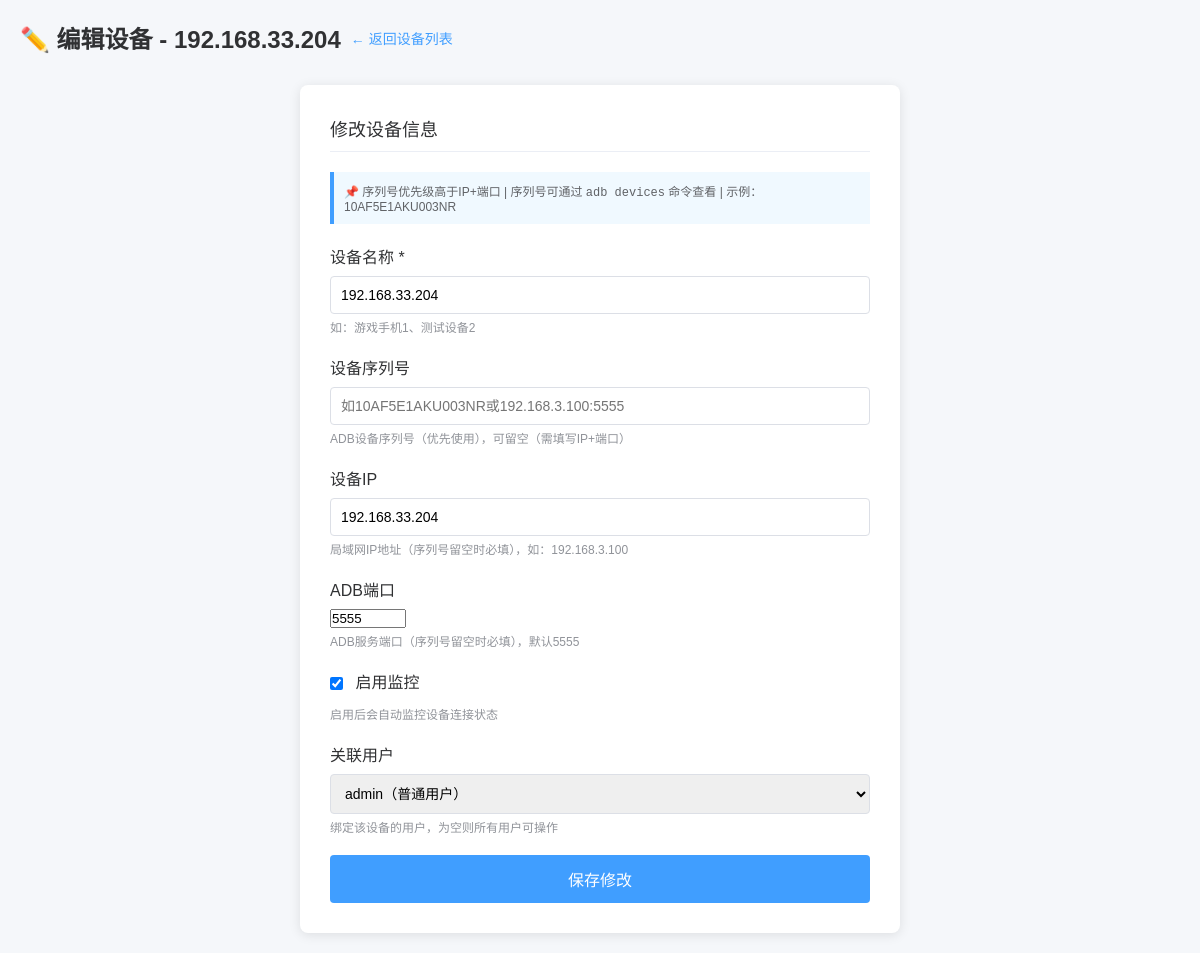
/adb/edit/1/, run on the app's committed database.
### adb_manager/models.py (models this page shows, shortened)
class ADBDevice(BaseModel):
    device_name = models.CharField(
        "设备名称",
        max_length=50,
        help_text="如：游戏手机1"
    )
    device_ip = models.GenericIPAddressField(
        "设备IP",
        blank=True,
        null=True,
        help_text="局域网IP（序列号连接时可不填），如192.168.3.100"
    )
    device_port = models.IntegerField(
        "ADB端口",
        default=5555,
        blank=True,
        null=True,
        help_text="默认5555（序列号连接时可不填）"
    )
    device_serial = models.CharField(
        "设备序列号",
        max_length=100,
        blank=True,
        null=True,
        help_text="ADB设备序列号（优先使用），如10AF5E1AKU003NR或192.168.3.100:5555"
    )
    is_active = models.BooleanField("是否启用监控", default=True)
    user = models.ForeignKey(
        CustomUser,
        on_delete=models.SET_NULL,
        null=True,
        blank=True,
        verbose_name="关联用户",
        help_text="绑定该设备的用户（为空则所有用户可操作）"
    )
    class Meta:
        verbose_name = "ADB设备"
        verbose_name_plural = "ADB设备管理"
        unique_together = ("device_ip", "device_port")

### adb_manager/views.py (the view, shortened to what this page needs)
# urls.py: path("edit/<int:device_id>/", views.EditDeviceView.as_view(), name="edit_device"),
class EditDeviceView(View):
    def get(self, request, device_id):
        device = get_object_or_404(ADBDevice, id=device_id)
        form = ADBDeviceForm(instance=device)
        context = {
            "page_title": f"编辑设备 - {device.device_name}",
            "form": form,
            "device": device,
            "csrf_token": get_token(request)
        }
        return render(request, "adb_manager/edit_device.html", context)

### user_auth/models.py (called while the page is built)
    def __str__(self):
        return self.username + (f"（VIP）" if self.is_vip else "（普通用户）")

### adb_manager/templates/adb_manager/edit_device.html (shortened to what this page needs)
{% load static %}
<!DOCTYPE html>
<html lang="zh-CN">
<head>
</head>
<body>
    <div class="page-header">
        <h1>✏️ {{ page_title }}</h1>
        <a href="{% url 'adb_manager:index' %}" class="back-btn">← 返回设备列表</a>
    </div>
    <div class="form-container">
        <div class="form-title">修改设备信息</div>
        <div class="tip-box">
            📌 序列号优先级高于IP+端口 | 序列号可通过 <code>adb devices</code> 命令查看 | 示例：10AF5E1AKU003NR
        </div>
        <form method="POST" action="{% url 'adb_manager:edit_device' device.id %}">
            <div class="form-group">
                <label class="form-label">{{ form.device_name.label }} *</label>
                {{ form.device_name }}
                <div class="form-help">如：游戏手机1、测试设备2</div>
            </div>
            <div class="form-group">
                <label class="form-label">{{ form.device_serial.label }}</label>
                {{ form.device_serial }}
                <div class="form-help">ADB设备序列号（优先使用），可留空（需填写IP+端口）</div>
            </div>
            <div class="form-group">
                <label class="form-label">{{ form.device_ip.label }}</label>
                {{ form.device_ip }}
                <div class="form-help">局域网IP地址（序列号留空时必填），如：192.168.3.100</div>
            </div>
            <div class="form-group">
                <label class="form-label">{{ form.device_port.label }}</label>
                {{ form.device_port }}
                <div class="form-help">ADB服务端口（序列号留空时必填），默认5555</div>
            </div>
            <div class="form-group">
                {{ form.is_active }}
                <label class="form-label" style="display: inline-block;">{{ form.is_active.label }}</label>
                <div class="form-help">启用后会自动监控设备连接状态</div>
            </div>
            <div class="form-group">
                <label class="form-label">{{ form.user.label }}</label>
                {{ form.user }}
                <div class="form-help">绑定该设备的用户，为空则所有用户可操作</div>
            </div>
            <button type="submit" class="submit-btn">保存修改</button>
        </form>
    </div>
</body>
</html>

### adb_manager/templates/adb_manager/edit_device.html (style rules this page uses)
* { margin: 0; padding: 0; box-sizing: border-box; }
body { padding: 20px; background-color: #f5f7fa; font-family: "Microsoft YaHei", sans-serif; }
.page-header { margin-bottom: 30px; display: flex; align-items: center; gap: 10px; }
.page-header h1 { color: #303133; font-size: 24px; }
.back-btn { text-decoration: none; color: #409eff; font-size: 14px; }
.form-container { max-width: 600px; margin: 0 auto; background-color: #fff; padding: 30px; border-radius: 8px; box-shadow: 0 2px 12px 0 rgba(0, 0, 0, 0.1); }
.form-title { font-size: 18px; color: #303133; margin-bottom: 20px; padding-bottom: 10px; border-bottom: 1px solid #ebeef5; }
.form-group { margin-bottom: 20px; }
.form-label { display: block; margin-bottom: 8px; color: #303133; font-weight: 500; }
.form-help { font-size: 12px; color: #909399; margin-top: 4px; }
.form-input, .form-select { width: 100%; padding: 10px; border: 1px solid #dcdfe6; border-radius: 4px; font-size: 14px; transition: border-color 0.2s; }
.form-checkbox { margin-right: 8px; vertical-align: middle; }
.submit-btn { width: 100%; padding: 12px; background-color: #409eff; color: #fff; border: none; border-radius: 4px; font-size: 16px; cursor: pointer; transition: background-color 0.2s; }
.tip-box { padding: 10px; background-color: #f0f9ff; border-left: 4px solid #409eff; margin-bottom: 20px; font-size: 12px; color: #606266; }

### data on the page
ADBDevice: device_name "192.168.33.204", device_ip "192.168.33.204", device_port "5555", is_active "☑", user "admin（普通用户）"

### other printed values
{{ page_title }} "编辑设备 - 192.168.33.204"
